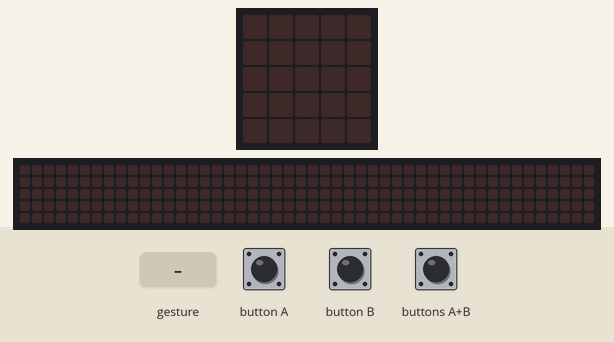
This program was run on a simulated BBC micro:bit (MakeCode). Parts: the board's 5×5 LED display, a strip that is not on the board, showing the scrolling text unrolled. Inputs (shaded band) come from the test bench. Random numbers come from a fixed seed; a tilt is held for 1.5 s and a shake lasts 1 s, then the board lies face up again; the 48×5 strip is a reading aid, not a part: it shows the text the display is scrolling, unrolled, one strip-width of it at a time.

Above: at 1.2 s.
1.3 s: gesture 'shake'
At 2.1 s:
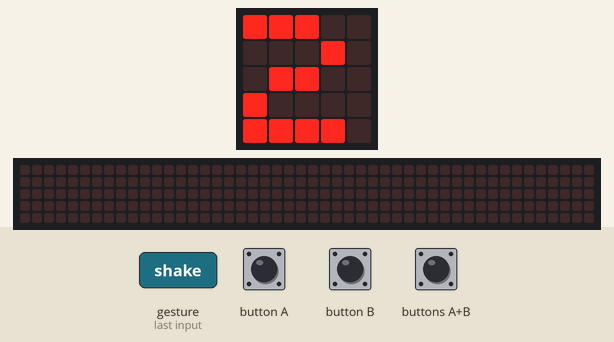
At 2.57 s:
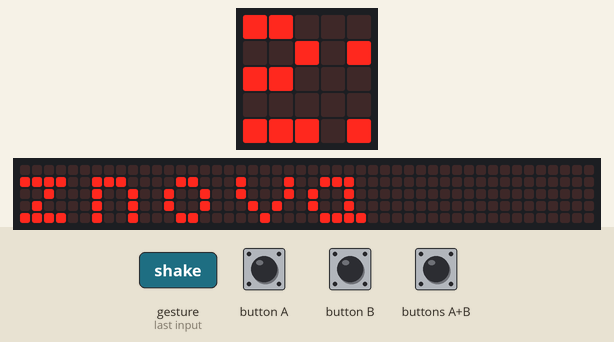
4.3 s: button A pressed for 0.15 s
7.4 s: button B pressed for 0.15 s
At 9.9 s:
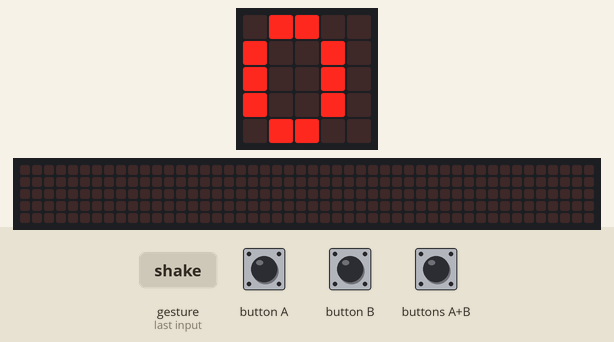
Timing chart, 0 to 11.4 s (numbered marks = the images above; inputs shaded):
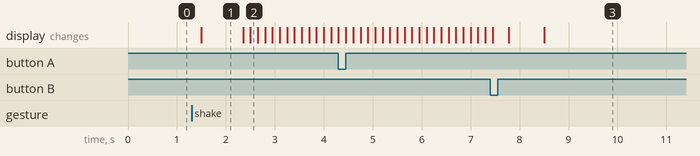

Measured:
- after the input at 1.3 s, the display: changes after 0.20 s (image 1)
- what the display in image 1 shows lasts 0.9 s, from 1.5 s to 2.4 s

The program:

main.ts
```typescript
input.onButtonPressed(Button.A, function () {
    basic.showNumber(neuspech)
})
input.onButtonPressed(Button.AB, function () {
    cislo = 0
    body = 0
    neuspech = 0
})
input.onButtonPressed(Button.B, function () {
    basic.showNumber(body)
})
input.onGesture(Gesture.Shake, function () {
    cislo = 0
    cislo = randint(1, 6)
    if (cislo == 6) {
        basic.showNumber(cislo)
        basic.pause(100)
        basic.showIcon(IconNames.Yes)
        body += 1
    } else {
        basic.showNumber(cislo)
        neuspech += 1
        basic.pause(100)
        basic.showString("znova")
    }
})
let cislo = 0
let neuspech = 0
let body = 0
body = 0
neuspech = 0
basic.forever(function () {

})
```

test.ts
```typescript
// Tady jsou testy. Při použití tohoto balíčku jako rozšíření nebude zkompilováno.
```
